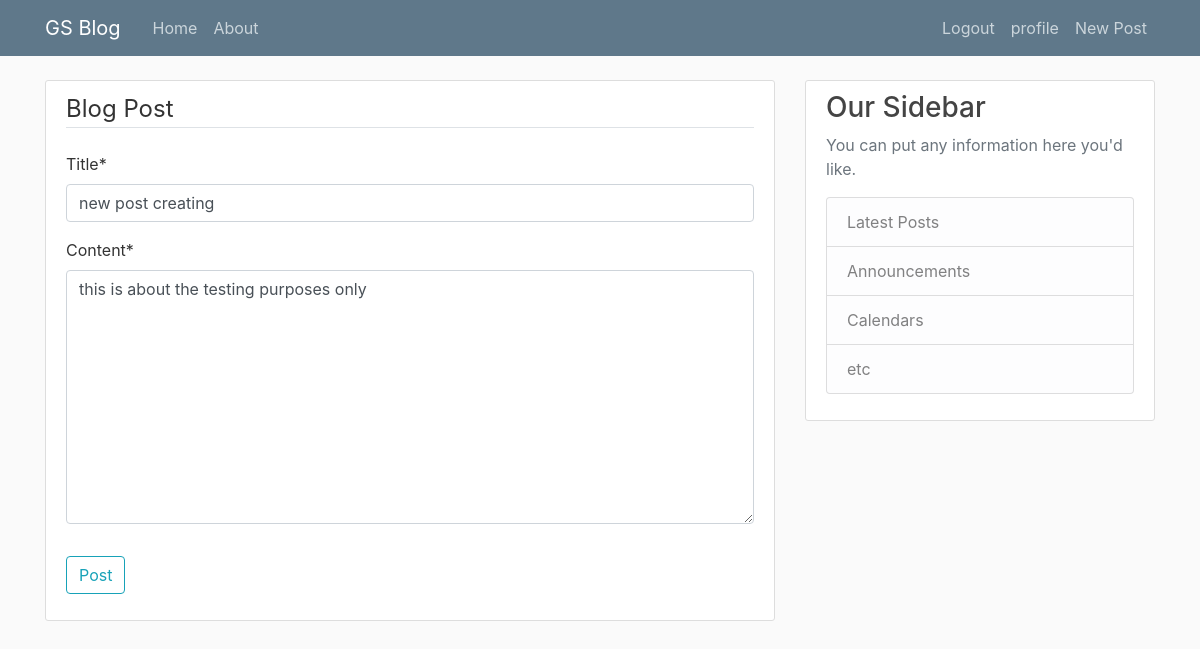
The page /post/7/update/ (signed in) on the database its author committed.
### gs_blog/models.py (models this page shows, shortened)
class Post(models.Model):
	title = models.CharField(max_length = 100)
	content = models.TextField()
	date_posted = models.DateTimeField(default = timezone.now)
	author = models.ForeignKey(User,on_delete = models.CASCADE)

### gs_blog/views.py (the view, shortened to what this page needs)
# urls.py: path('post/<int:pk>/update/',views.PostUpdateView.as_view(),name='post-update'),
class PostUpdateView(LoginRequiredMixin , UserPassesTestMixin,UpdateView ):
	model = Post
	fields = ['title','content']
	def test_func(self):
		post = self.get_object()
		if self.request.user == post.author:
			return True
		else :
			return False

### gs_blog/templates/gs_blog/post_form.html (shortened to what this page needs)
{% extends "gs_blog/base.html" %}
{% load crispy_forms_tags %}
{% block content %}
	<div class="content-section">
		<form method="POST">
			<fieldset class="form-group">
				<legend class="border-bottom mb-4">Blog Post</legend>
				{{ form|crispy }}
			</fieldset>
			<div class="form-group">
				<button class="btn btn-outline-info" type="submit">Post</button>
			</div>
		</form>
	</div>
{% endblock content %}

### gs_blog/static/gs_blog/main.css (style rules this page uses)
body { background: #fafafa; color: #333333; margin-top: 5rem; }
.content-section { background: #ffffff; padding: 10px 20px; border: 1px solid #dddddd; border-radius: 3px; margin-bottom: 20px; }

### rows shown on the page
Post: title "new post creating", content "this is about the testing purposes only"
